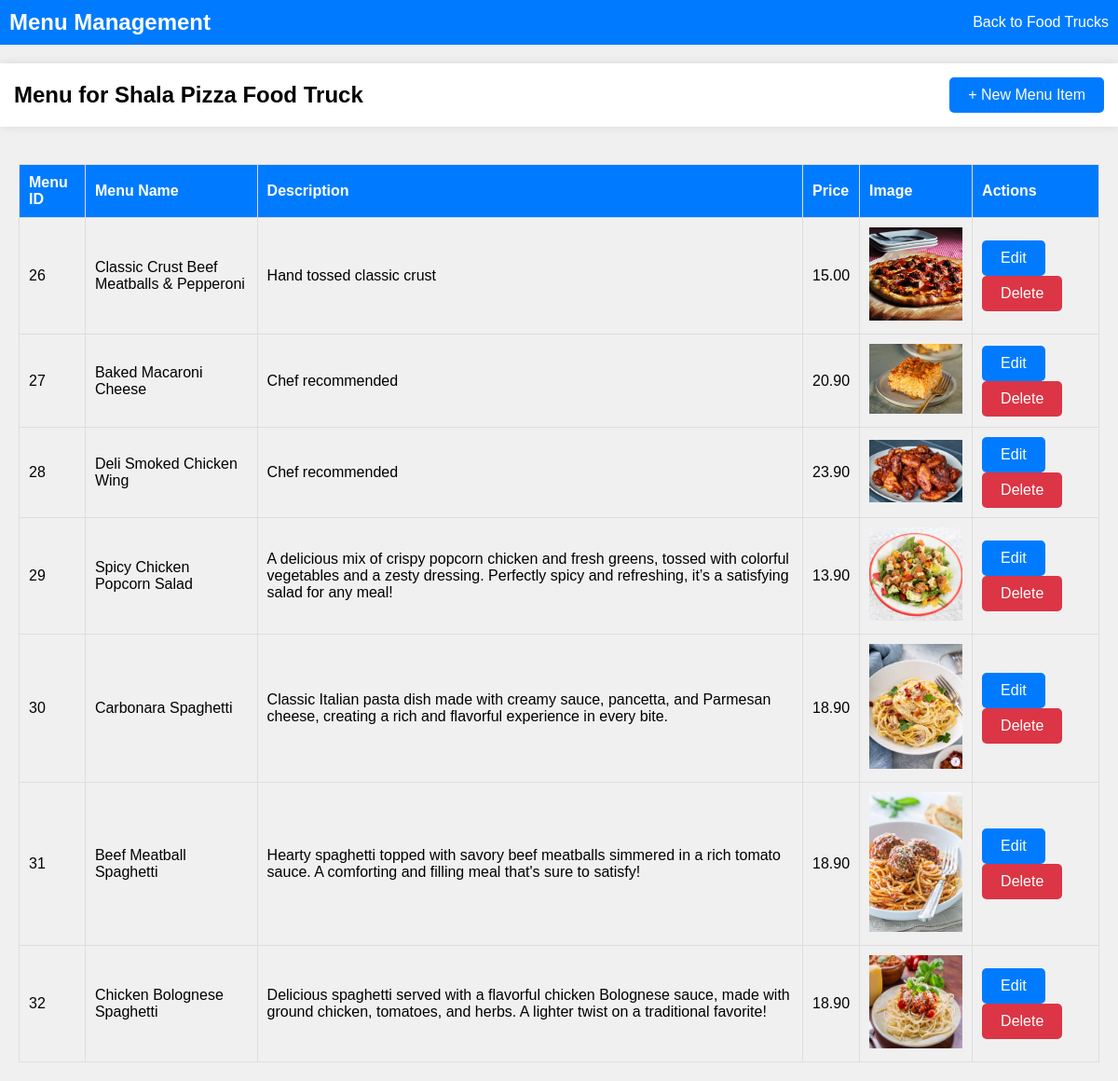
/menus.php?truck_id=6 (signed in), run on an earlier commit of the app's database.
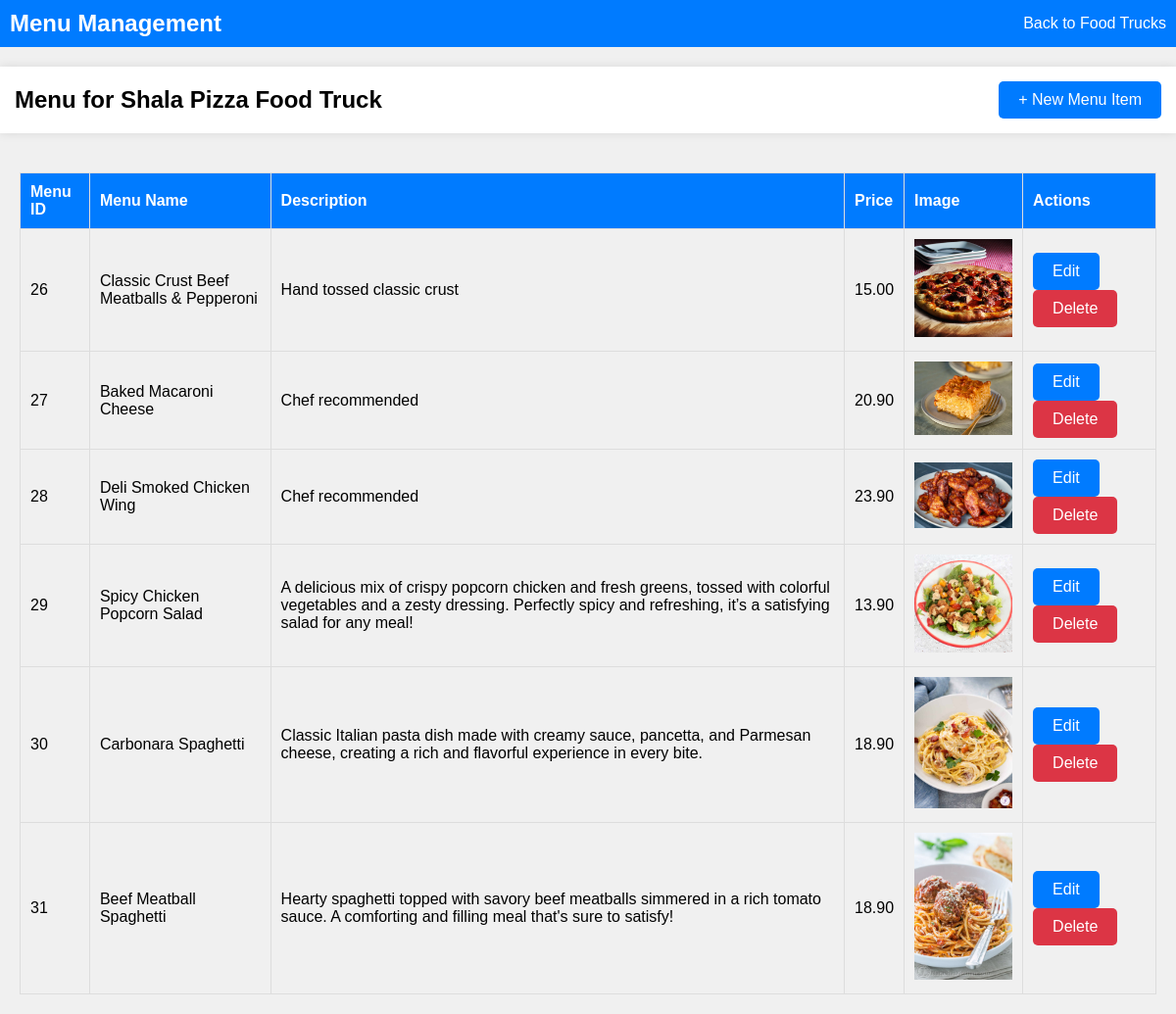
And on a later commit of the database.
### tables this page shows
CREATE TABLE `menus` (
  `menu_id` int(11) NOT NULL,
  `truck_id` int(11) DEFAULT NULL,
  `menu_name` varchar(255) NOT NULL,
  `menu_desc` text DEFAULT NULL,
  `menu_price` decimal(10,2) NOT NULL,
  `menu_image` varchar(255) DEFAULT NULL
);

### menus.php (the view, shortened to what this page needs)
<?php
include 'connect.php';
$truck_id = isset($_GET['truck_id']) ? intval($_GET['truck_id']) : 0;
$stmt = $conn->prepare("SELECT * FROM menus WHERE truck_id = ?");
$stmt->bind_param("i", $truck_id);
$stmt->execute();
$result = $stmt->get_result();
$food_truck_stmt = $conn->prepare("SELECT name FROM food_trucks WHERE truck_id = ?");
$food_truck_stmt->bind_param("i", $truck_id);
$food_truck_stmt->execute();
$food_truck_result = $food_truck_stmt->get_result();
$food_truck = $food_truck_result->fetch_assoc();
?>
<!DOCTYPE html>
<html lang="en">
<head>
</head>
<body>
    <div class="header">
        <h1>Menu Management</h1>
        <a href="food_trucks.php">Back to Food Trucks</a>
    </div>
    <div class="menu">
        <h2>Menu for <?php echo htmlspecialchars($food_truck['name']); ?></h2>
        <a href="add_menu.php?truck_id=<?php echo $truck_id; ?>" class="button">+ New Menu Item</a>
    </div>
    <div class="container">
        <table class="menu-table">
            <thead>
                <tr>
                    <th>Menu ID</th>
                    <th>Menu Name</th>
                    <th>Description</th>
                    <th>Price</th>
                    <th>Image</th>
                    <th>Actions</th>
                </tr>
            </thead>
            <tbody>
                <?php if ($result->num_rows > 0): ?>
                    <?php while($row = $result->fetch_assoc()): ?>
                        <tr>
                            <td><?php echo htmlspecialchars($row['menu_id']); ?></td>
                            <td><?php echo htmlspecialchars($row['menu_name']); ?></td>
                            <td><?php echo htmlspecialchars($row['menu_desc']); ?></td>
                            <td><?php echo htmlspecialchars($row['menu_price']); ?></td>
                            <td><img src="<?php echo htmlspecialchars($row['menu_image']); ?>" alt="Image" width="100"></td>
                            <td>
                                <a href="edit_menu.php?menu_id=<?php echo $row['menu_id']; ?>" class="button button-edit">Edit</a>
                                <form method="post" action="" style="display:inline;">
                                    <button type="submit" class="button button-delete">Delete</button>
                                </form>
                            </td>
                        </tr>
                    <?php endwhile; ?>
                <?php else: ?>
                    <tr>
                        <td colspan="6">No menu items found for this food truck.</td>
                    </tr>
                <?php endif; ?>
            </tbody>
        </table>
    </div>
</body>
</html>

What changed in the data, as far as the page shows it:
removed menus: menu_id "32", menu_name "Chicken Bolognese Spaghetti", menu_desc "Delicious spaghetti served with a flavorful chicken Bolognese sauce, made with ground chicken, tomatoes, and herbs. A lighter twist on a traditional favorite!", menu_price "18.90", menu_image (picture)
